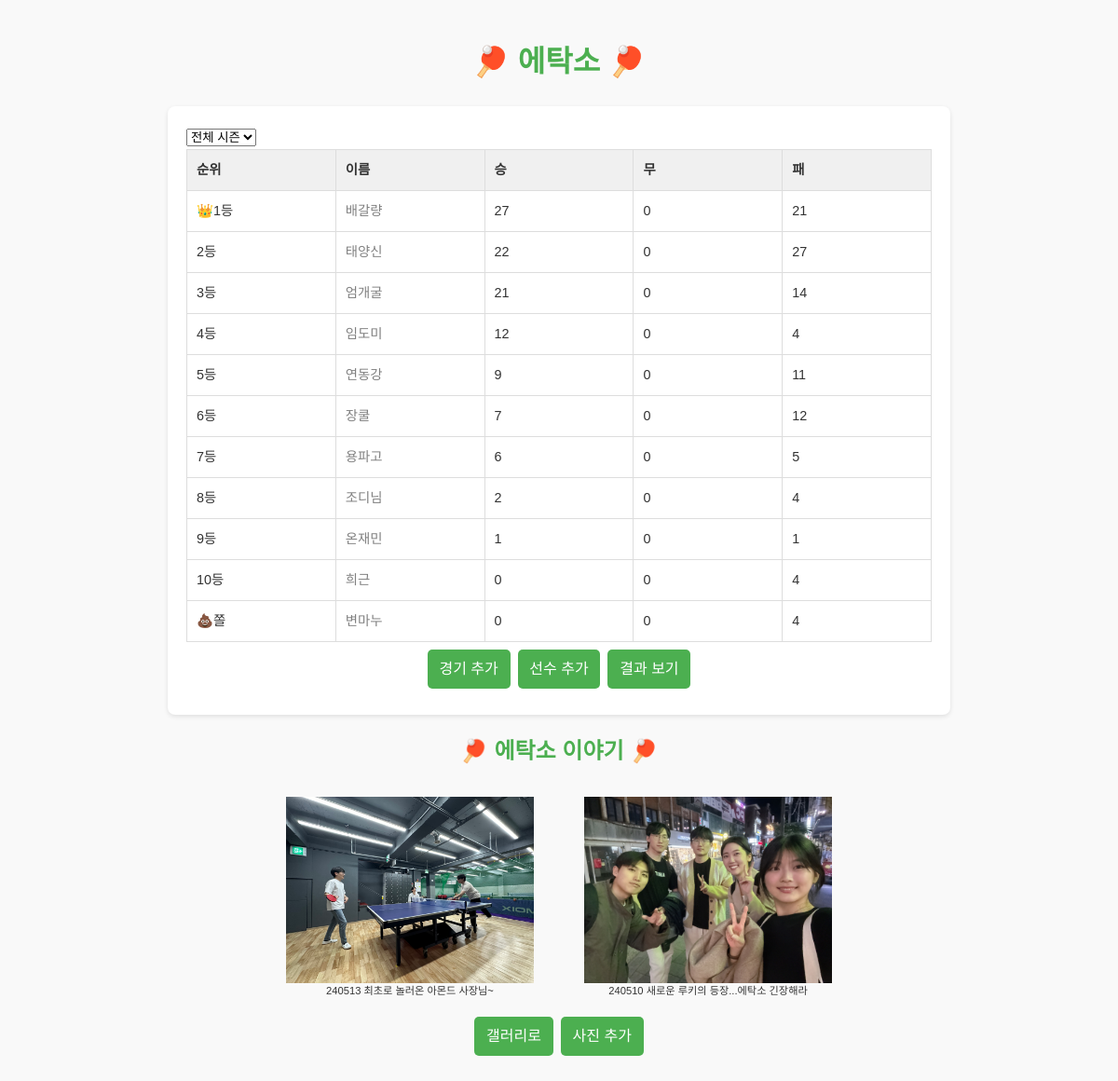
The page / on the database its author committed.
### myapp/models.py (models this page shows, shortened)
class User(models.Model):
    name = models.CharField(max_length=5)
    wins = models.IntegerField(default=0)
    draws = models.IntegerField(default=0)
    losses = models.IntegerField(default=0)

class Photo(models.Model):
    title = models.CharField(max_length=100)
    image = models.ImageField(upload_to='photos/')
    uploaded_at = models.DateTimeField(auto_now_add=True)

### myapp/views.py (the view)
# urls.py: 2. Add a URL to urlpatterns:  path('', views.home, name='home')
def home(request):
    users = User.objects.all().order_by('-wins', '-draws', 'losses')
    photos = Photo.objects.all().order_by('-uploaded_at')[:2]
    return render(request, 'home.html', {'users':users, 'photos':photos})

### myapp/templates/home.html (shortened to what this page needs)
{% load static %}
<!DOCTYPE html>
<html lang="en">
  <head>
    <link rel="stylesheet" href="{% static 'myapp/css/home.css' %}" />
  </head>
  <body>
    <header>
      <h1>🏓 에탁소 🏓</h1>
    </header>
    <main>
      <select id="season-select" onchange="fetchRanking()">
        <option value="all">전체 시즌</option>
      </select>
      <table class="user-list">
        <thead>
          <tr>
            <th>순위</th>
            <th>이름</th>
            <th>승</th>
            <th>무</th>
            <th>패</th>
          </tr>
        </thead>
        <tbody>
          {% for user in users %}
          <tr class="user-entry">
            <td class="rank">
              {% if forloop.last %}💩쫄{% elif forloop.first %}👑1등{% else %}{{ forloop.counter }}등{% endif %}
            </td>
            <td class="user-name"><a href="{% url 'personal' user.id %}">{{ user.name }}</a></td>
            <td class="stats">{{ user.wins }}</td>
            <td class="stats">{{ user.draws }}</td>
            <td class="stats">{{ user.losses }}</td>
          </tr>
          {% endfor %}
        </tbody>
      </table>
      <div class="links">
        <a class="button" href="{% url 'add' %}">경기 추가</a>
        <a class="button" href="{% url 'addplayer' %}">선수 추가</a>
        <a class="button" href="{% url 'resultlist' %}">결과 보기</a>
      </div>
    </main>
    <section>
      <header>
        <h1>🏓 에탁소 이야기 🏓</h1>
      </header>
      <div>
        <div class="photos">
          {% for photo in photos %}
          <div class="photo">
            <img class="imgtag" src="{{ photo.image.url }}" alt="{{ photo.title }}" />
            <div class="imgtext">{{ photo.title }}</div>
          </div>
          {% endfor %}
        </div>
      </div>
      <div class="links">
        <a class="button" href="{% url 'photo_gallery' %}">갤러리로</a>
        <a class="button" href="{% url 'upload_photo' %}">사진 추가</a>
      </div>
    </section>
  </body>
</html>

### myapp/static/myapp/css/home.css (style rules this page uses)
body { font-family: "Arial", sans-serif; background-color: #f9f9f9; color: #333; margin: 0; padding: 20px; line-height: 1.6; }
header h1 { text-align: center; color: #4caf50; animation: shake 0.5s infinite; }
main { max-width: 800px; margin: 20px auto; background: white; border-radius: 8px; box-shadow: 0 2px 5px rgba(0, 0, 0, 0.1); padding: 20px; }
table { width: 100%; border-collapse: collapse; table-layout: fixed; }
th, td { border: 1px solid #ddd; padding: 10px; text-align: left; font-size: 0.9rem; }
th { background-color: #f0f0f0; }
a.button { display: inline-block; padding: 0.5rem 0.8rem; margin: 0.5rem 0.25rem; background-color: #4caf50; color: white; text-decoration: none; border-radius: 5px; text-align: center; }
.links { display: flex; flex-direction: row; align-items: center; justify-content: center; }
.photos { display: flex; justify-content: center; align-items: center; flex-wrap: wrap; }
.photo { flex: 1 1 50%; max-width: 300px; margin: 10px; }
img { width: 100%; height: auto; max-height: 200px; object-fit: contain; border-radius: 8px; transition: transform 0.3s ease; }
.photos { display: flex; justify-content: center; align-items: center; }
.imgtext { font-size: 0.7rem; }
.photo { display: flex; flex-direction: column; justify-content: center; align-items: center; }
a { text-decoration: none; color: gray; }

### rows shown on the page
User: shows "👑1등", name "배갈량", wins "27", draws "0", losses "21"
User: name "태양신", wins "22", draws "0", losses "27"
User: name "엄개굴", wins "21", draws "0", losses "14"
User: name "임도미", wins "12", draws "0", losses "4"
User: name "연동강", wins "9", draws "0", losses "11"
User: name "장쿨", wins "7", draws "0", losses "12"
User: name "용파고", wins "6", draws "0", losses "5"
User: name "조디님", wins "2", draws "0", losses "4"
User: name "온재민", wins "1", draws "0", losses "1"
User: name "희근", wins "0", draws "0", losses "4"
User: shows "💩쫄", name "변마누", wins "0", draws "0", losses "4"
Photo: image (picture), title "240513 최초로 놀러온 아몬드 사장님~"
Photo: image (picture), title "240510 새로운 루키의 등장...에탁소 긴장해라"
